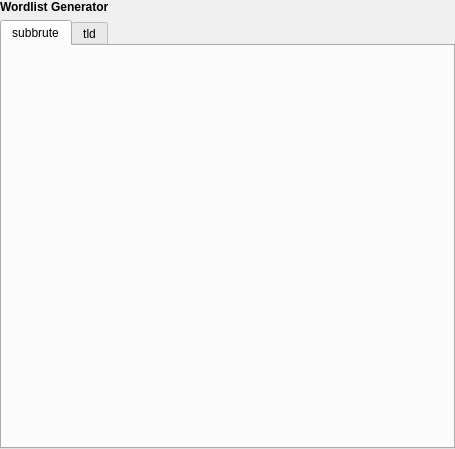
<?xml version="1.0" encoding="UTF-8"?>
<ui version="4.0">
 <class>WordlistGeneratorWidget</class>
 <widget class="QWidget" name="WordlistGeneratorWidget">
  <property name="geometry">
   <rect>
    <x>0</x>
    <y>0</y>
    <width>455</width>
    <height>449</height>
   </rect>
  </property>
  <property name="windowTitle">
   <string>Form</string>
  </property>
  <layout class="QVBoxLayout" name="verticalLayout">
   <property name="leftMargin">
    <number>0</number>
   </property>
   <property name="topMargin">
    <number>0</number>
   </property>
   <property name="rightMargin">
    <number>0</number>
   </property>
   <property name="bottomMargin">
    <number>0</number>
   </property>
   <item>
    <widget class="QLabel" name="label">
     <property name="font">
      <font>
       <weight>75</weight>
       <bold>true</bold>
      </font>
     </property>
     <property name="text">
      <string>Wordlist Generator</string>
     </property>
    </widget>
   </item>
   <item>
    <widget class="QTabWidget" name="tabWidget">
     <property name="currentIndex">
      <number>0</number>
     </property>
     <widget class="QWidget" name="tabSubBrute">
      <attribute name="title">
       <string>subbrute</string>
      </attribute>
     </widget>
     <widget class="QWidget" name="tabTLD">
      <attribute name="title">
       <string>tld</string>
      </attribute>
     </widget>
    </widget>
   </item>
  </layout>
 </widget>
 <resources/>
 <connections/>
</ui>
